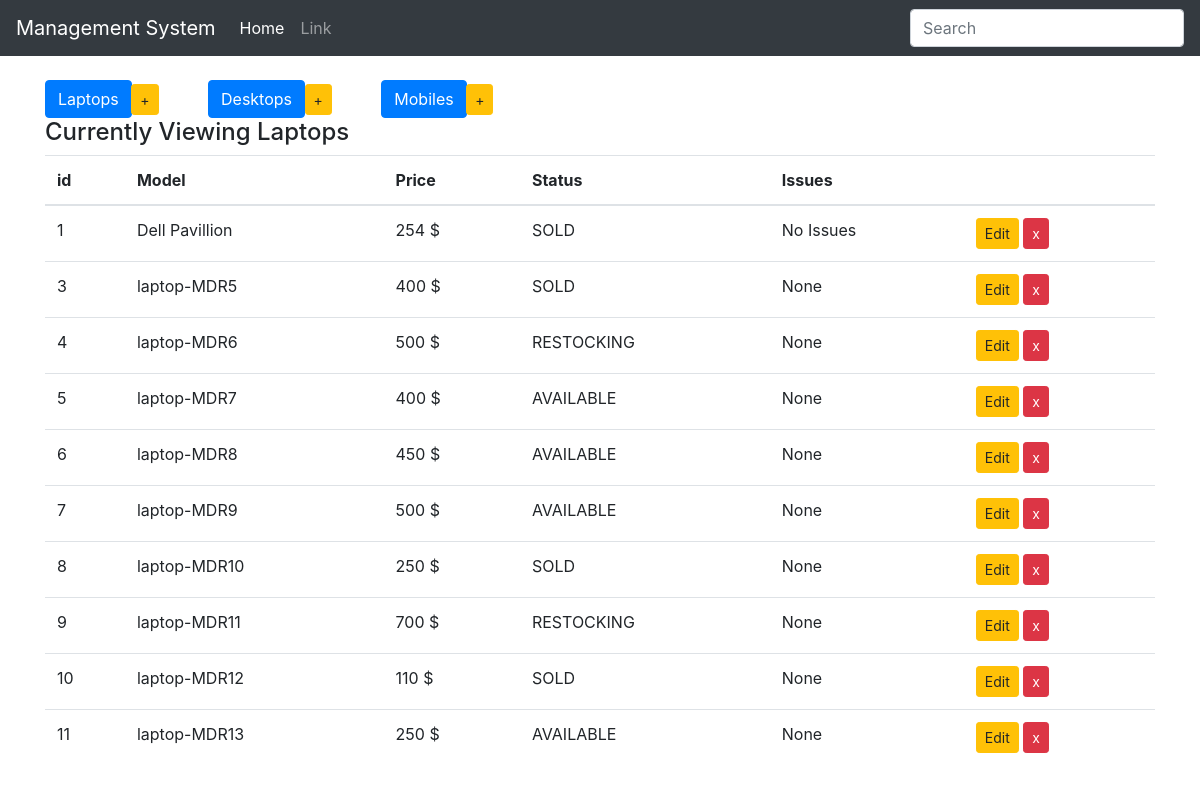
Page /laptops on the committed database.
### inventory/models.py (models this page shows, shortened)
class Device(models.Model):
    type = models.CharField(max_length=200, blank=False)
    price = models.IntegerField()
    choices = (
        ('AVAILABLE', 'Item ready to be purchased'),
        ('SOLD', 'Item already purchased'),
        ('RESTOCKING', 'Item restocking in few days')
    )
    status = models.CharField(max_length=10, choices=choices, default='SOLD')
    issues = models.CharField(max_length=50, default="No Issues")
    class Meta:
        abstract = True

class Laptops(Device):
    pass

### inventory/views.py (the view)
# urls.py: re_path(r'^laptops$', display_laptops, name="display_laptops"),
def display_laptops(request):
    items = Laptops.objects.all()
    context = {
        'items': items,
        'header': 'Laptops',
    }
    return render(request, 'inv/index.html', context)

### inventory/templates/inv/index.html
{% extends 'inv/base.html' %}
{% block body %}
  <div class="add_buttons">
    <div class="button-group">
      <a href="{% url 'display_laptops' %}" class="btn btn-primary btn-md btn-trim" role="button"> Laptops</a>
      <a href="{% url 'add_laptop' %}" class="btn btn-warning btn-sm btn-pad" role="button"> +</a>
      <a href="{% url 'display_desktops' %}" class="btn btn-primary btn-md btn-trim" role="button"> Desktops</a>
      <a href="{% url 'add_desktop' %}" class="btn btn-warning btn-sm btn-pad" role="button"> +</a>
      <a href="{% url 'display_mobiles' %}" class="btn btn-primary btn-md btn-trim" role="button"> Mobiles</a>
      <a href="{% url 'add_mobile' %}" class="btn btn-warning btn-sm btn-pad" role="button"> +</a>
    </div>
  </div>
  <div>
    <h4>Currently Viewing {{ header }}</h4>
  </div>
  <table class="table table-hover">
    <thead>
      <tr>
        <th>id</th>
        <th>Model</th>
        <th>Price</th>
        <th>Status</th>
        <th>Issues</th>
        <th></th>
      </tr>
    </thead>
    <tbody>
      {% for item in items %}
      <tr>
        <td>{{ item.pk }}
        <td>{{ item.type }}</td>
        <td>{{ item.price }} $</td>
        <td>{{ item.status }}</td>
        <td>{{ item.issues }}</td>
        {% if header|lower == "laptops" %}
        <td>
            <a href="{% url 'edit_laptop' item.pk %}" class="btn btn-warning btn-sm" role="button" aria-pressed="true" > Edit</a>
            <a href="{% url 'delete_laptop' item.pk%}" class="btn btn-danger btn-sm" role="button" aria-pressed="true" > x</a>
        </td>
        {% elif header|lower == "desktops" %}
        <td>
            <a href="{% url 'edit_desktop' item.pk %}" class="btn btn-warning btn-sm" role="button" aria-pressed="true" > Edit</a>
            <a href="{% url 'delete_desktop' item.pk%}" class="btn btn-danger btn-sm" role="button" aria-pressed="true" > x</a>
        </td>
        {% else %}
        <td>
            <a href="{% url 'edit_mobile' item.pk %}" class="btn btn-warning btn-sm" role="button" aria-pressed="true" > Edit</a>
            <a href="{% url 'delete_mobile' item.pk%}" class="btn btn-danger btn-sm" role="button" aria-pressed="true" > x</a>
        </td>
        {% endif %}
      </tr>
      {% endfor %}
    </tbody>
  </table>
{% endblock %}

### inventory/templates/inv/base.html (shortened to what this page needs)
<!DOCTYPE html>
<html>
  <head>
  </head>
  {% load static %}
  <link rel="stylesheet" type="text/css" href="{% static '/css/style.css' %}"/>
  <link rel="stylesheet" type="text/css" href="{% static '/css/bootstrap.min.css' %}"/>
  <body>
    <nav class="navbar navbar-expand navbar-dark bg-dark">
  <a class="navbar-brand" href="#">Management System</a>
  <div class="collapse navbar-collapse" id="navbarsExample02">
    <ul class="navbar-nav mr-auto">
      <li class="nav-item active">
        <a class="nav-link" href="{% url 'index' %}">Home <span class="sr-only">(current)</span></a>
      </li>
      <li class="nav-item">
        <a class="nav-link" href="#">Link</a>
      </li>
    </ul>
    <form class="form-inline my-2 my-md-0">
      <input class="form-control" type="text" placeholder="Search">
    </form>
  </div>
</nav>
    <br>
    <div class="container">
      {% block body %}
      {% endblock%}
    </div>
  </body>
</html>

### inventory/static/css/style.css (style rules this page uses)
.btn-pad { margin-right: 45px; }
.btn-trim { margin-right: -5px }

### rows in the picture
Laptops: pk "1", type "Dell Pavillion", price "254", status "SOLD", issues "No Issues"
Laptops: pk "3", type "laptop-MDR5", price "400", status "SOLD", issues "None"
Laptops: pk "4", type "laptop-MDR6", price "500", status "RESTOCKING", issues "None"
Laptops: pk "5", type "laptop-MDR7", price "400", status "AVAILABLE", issues "None"
Laptops: pk "6", type "laptop-MDR8", price "450", status "AVAILABLE", issues "None"
Laptops: pk "7", type "laptop-MDR9", price "500", status "AVAILABLE", issues "None"
Laptops: pk "8", type "laptop-MDR10", price "250", status "SOLD", issues "None"
Laptops: pk "9", type "laptop-MDR11", price "700", status "RESTOCKING", issues "None"
Laptops: pk "10", type "laptop-MDR12", price "110", status "SOLD", issues "None"
Laptops: pk "11", type "laptop-MDR13", price "250", status "AVAILABLE", issues "None"

### other values in the picture
{{ header }} "Laptops"
